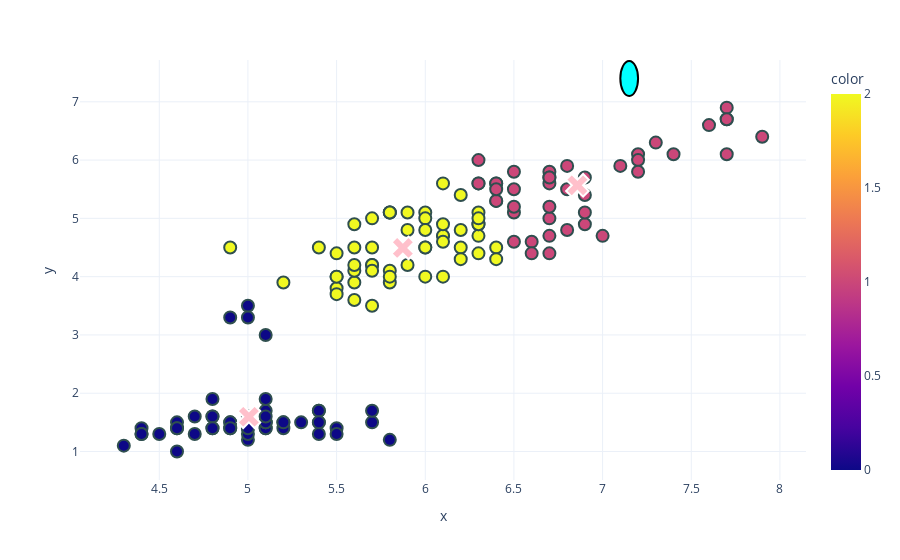

Here is the notebook cell this chart was saved with:
### Code cell
fig = px.scatter(x =  df_iris['sepal.length'], y =  df_iris['petal.length'], color = prediction )
fig.update_traces(marker=dict(size=12,
                              line=dict(width=2,
                                        color='DarkSlateGrey')),
                  selector=dict(mode='markers'))
fig2 = px.scatter(pd.DataFrame(scaler.inverse_transform(kmeans.cluster_centers_)), x=0, y=1)
fig2.update_traces(marker=dict(size=20,  color='pink',
                              line=dict(width=2,
                                        color='white')), selector=dict(mode='markers'), marker_symbol = 'x')
fig.add_shape(type="circle",
    xref="x", yref="y",
    x0=x1+0.1, y0=y1+0.6, x1=x1, y1=y1,
    line_color="black",fillcolor = 'cyan'
)


fig.add_trace(fig2.data[0])
fig.update_layout(template = 'plotly_white')
fig

### Figure 1 — Plotly figure (JSON) as saved in the notebook; plotly's stock layout.template omitted (floating-point values rounded to 4 significant figures; data arrays with more than 128 entries replaced by an {"elided": "..."} marker saying what was removed)
{"data": [{"hovertemplate": "x=%{x}<br>y=%{y}<br>color=%{marker.color}<extra></extra>", "legendgroup": "", "marker": {"color": {"elided": "150 int values"}, "coloraxis": "coloraxis", "line": {"color": "DarkSlateGrey", "width": 2}, "size": 12, "symbol": "circle"}, "mode": "markers", "name": "", "orientation": "v", "showlegend": false, "type": "scatter", "x": {"elided": "150 float values"}, "xaxis": "x", "y": {"elided": "150 float values"}, "yaxis": "y"}, {"hovertemplate": "0=%{x}<br>1=%{y}<extra></extra>", "legendgroup": "", "marker": {"color": "pink", "line": {"color": "white", "width": 2}, "size": 20, "symbol": "x"}, "mode": "markers", "name": "", "orientation": "v", "showlegend": false, "type": "scatter", "x": [5.006, 6.858, 5.874], "xaxis": "x", "y": [1.596, 5.567, 4.492], "yaxis": "y"}], "layout": {"coloraxis": {"colorbar": {"title": {"text": "color"}}, "colorscale": [[0, "#0d0887"], [0.1111, "#46039f"], [0.2222, "#7201a8"], [0.3333, "#9c179e"], [0.4444, "#bd3786"], [0.5556, "#d8576b"], [0.6667, "#ed7953"], [0.7778, "#fb9f3a"], [0.8889, "#fdca26"], [1, "#f0f921"]]}, "legend": {"tracegroupgap": 0}, "margin": {"t": 60}, "shapes": [{"fillcolor": "cyan", "line": {"color": "black"}, "type": "circle", "x0": 7.2, "x1": 7.1, "xref": "x", "y0": 7.7, "y1": 7.1, "yref": "y"}], "xaxis": {"anchor": "y", "domain": [0, 1], "title": {"text": "x"}}, "yaxis": {"anchor": "x", "domain": [0, 1], "title": {"text": "y"}}}}
